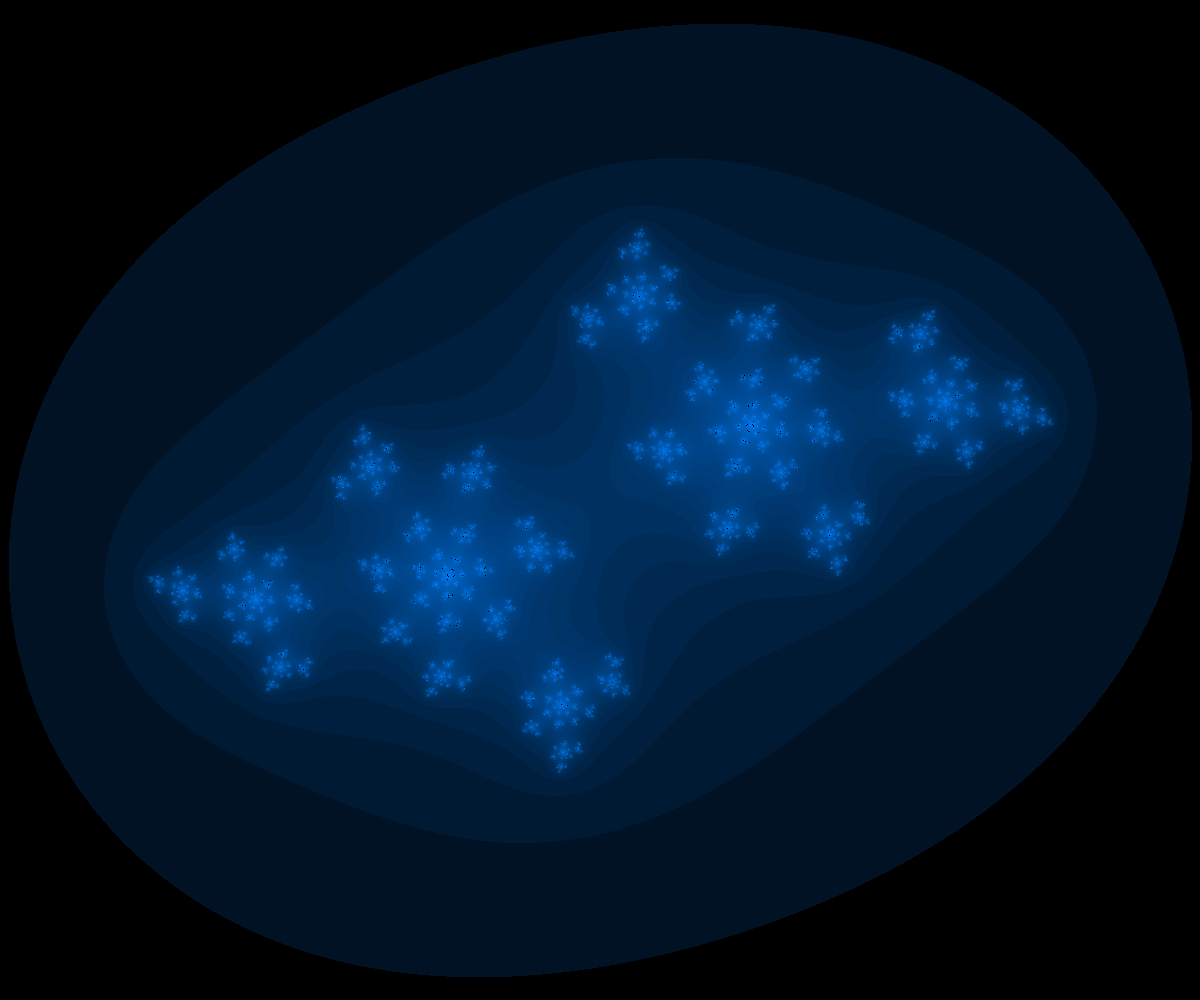
Frame 1 (no input)
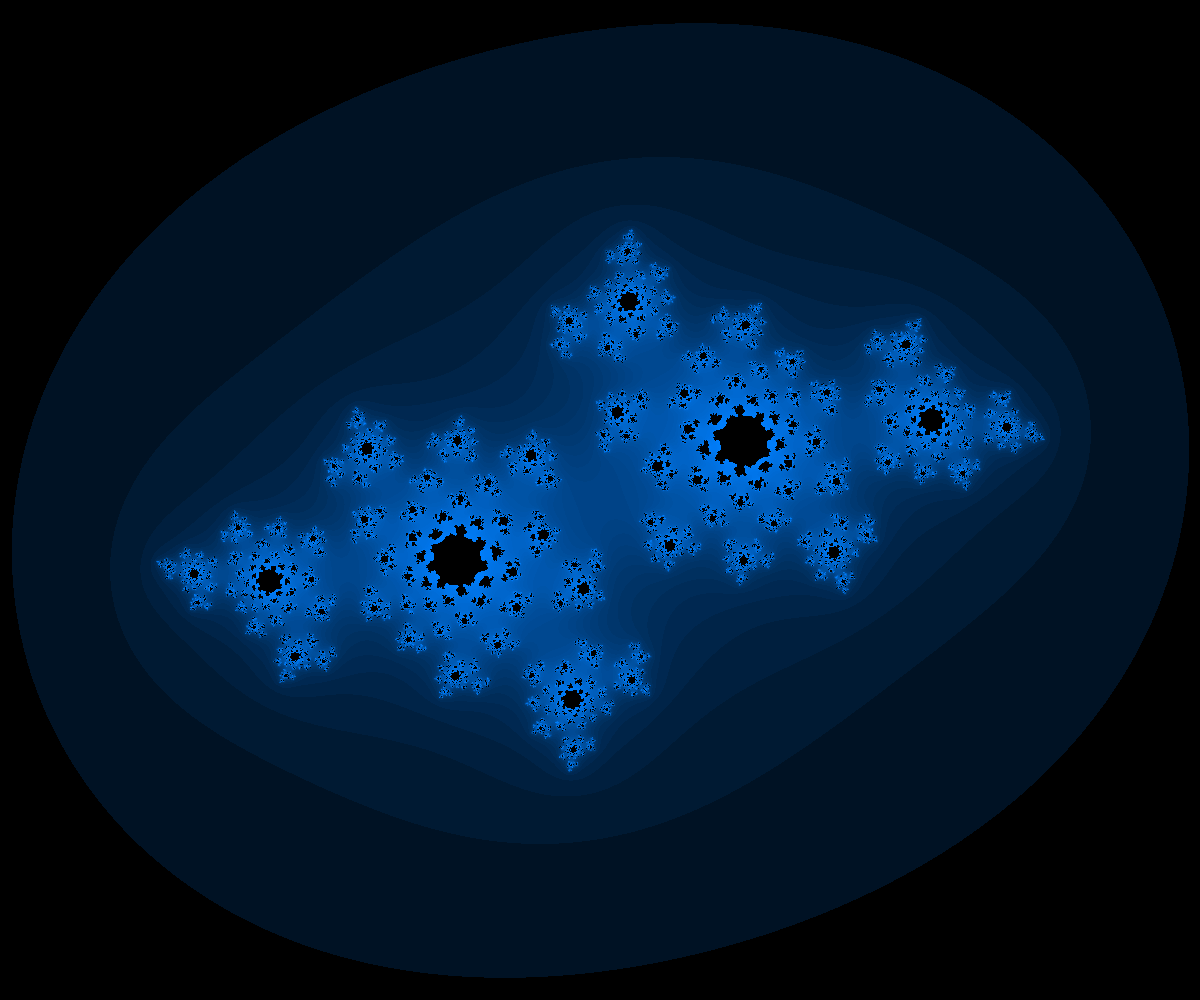
Frame 60 (no input)
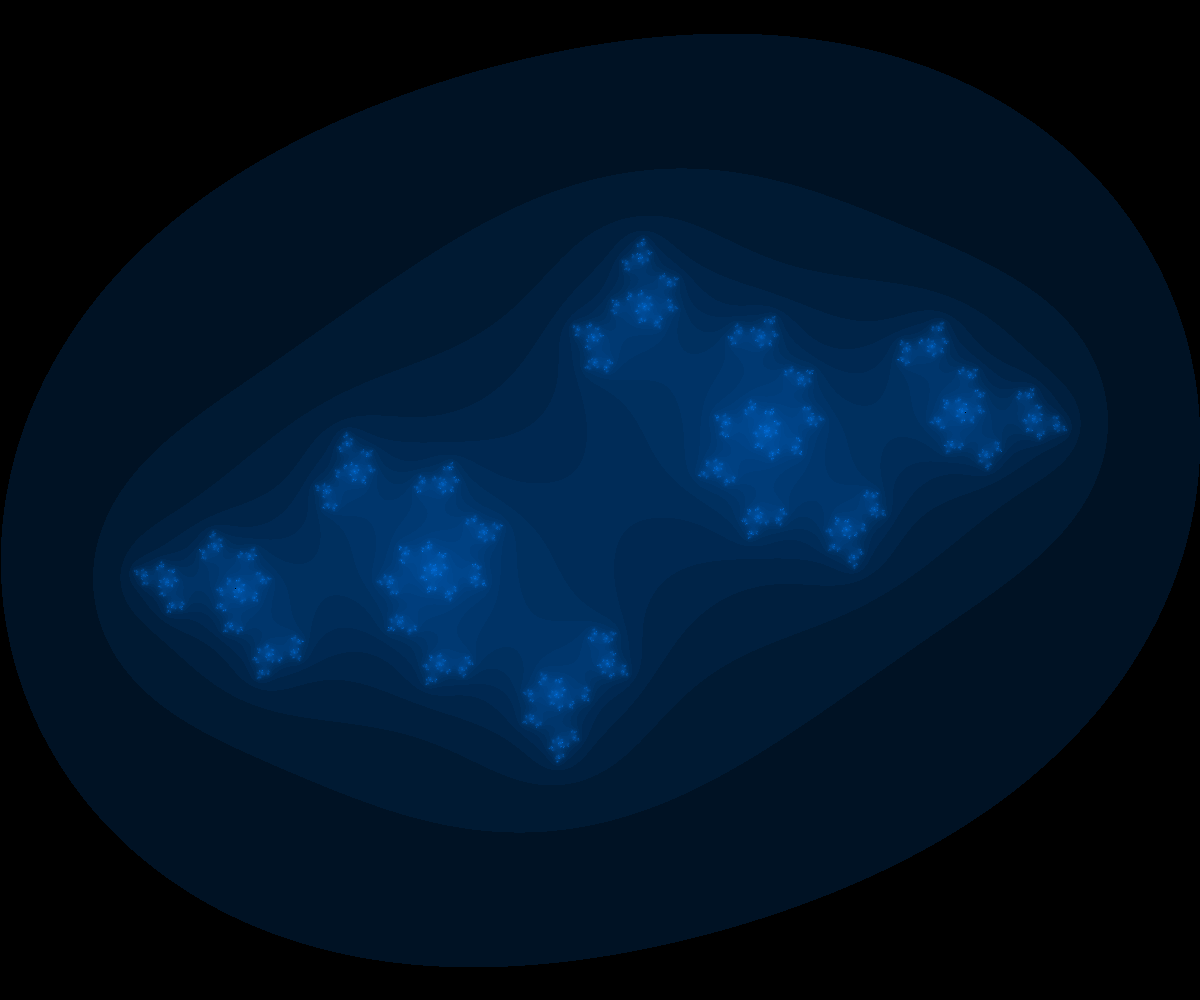
Frame 120 (the mouse pressed at the canvas centre since frame 60)

The p5.js sketch that drew these frames (run headless with seeded random() and noise() and a simulated clock; from frame 60 on, the mouse is pressed at the canvas centre):

// p5.js sketch
// ── sketch.js
let w, h;
let angle = 0;

function setup() {
  createCanvas(windowWidth, windowHeight);
  pixelDensity(1);

  w = width / 600;
  h = height / 600;

  // noLoop();
}

function draw() {
  background(30);
  loadPixels();

  angle = angle + 0.15;

  let ca = map(sin(angle), -3, 3, -1.0767, -0.3633);
  let cb = map(cos(angle), -3, 3, 0.2683, 0.6283);

  // let ca = map(mouseX, 0, width, -w, w);
  // let cb = map(mouseY, 0, height, -h, h);
  // console.log(ca,cb);

  for (var x = 0; x < width; x++) {
    for (var y = 0; y < height; y++) {
      let a = map(x, 0, width, -w, w);
      let b = map(y, 0, height, -h, h);

      let bright = calc(a, b, ca, cb);

      let pix = 4 * (x + y * width);
      pixels[pix + 0] = 0;
      pixels[pix + 1] = bright / 2;
      pixels[pix + 2] = bright;
      pixels[pix + 3] = 255;
    }
  }

  updatePixels();
}

function calc(a, b, ca, cb) {
  let iteration = 50;
  let n = 0;

  while (n < iteration) {
    let aa = a * a - b * b;
    let bb = 2 * a * b;

    a = aa + ca;
    b = bb + cb;

    if (a * a + b * b > 10) {
      break;
    }
    n++;
  }

  let bright = map(n, 0, iteration, 0, 1);
  bright = map(sqrt(bright), 0, 1, 0, 255);

  if (n === iteration) {
    bright = 0;
  }

  return bright;
}
